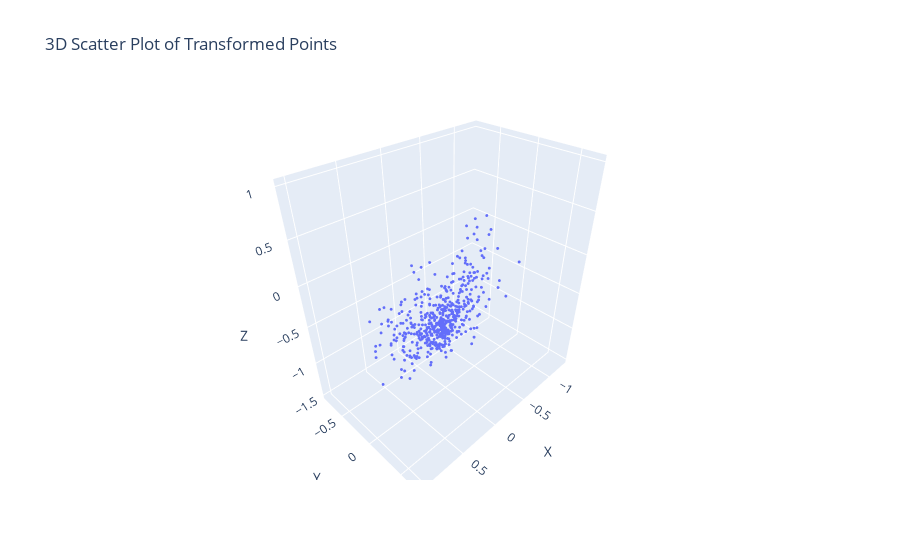

Source (notebook cell):
### Code cell
import numpy as np
import plotly.graph_objects as go

# Original 3D data points
num_points = 500
angles = np.random.normal(np.pi, np.pi/4, (num_points, 2))
radii = np.abs(np.random.normal(0.5, 0.15, num_points))

x = radii * np.sin(angles[:, 0]) * np.cos(angles[:, 1])
y = radii * np.sin(angles[:, 0]) * np.sin(angles[:, 1])
z = radii * np.cos(angles[:, 0])

# Define a 3x3 positive definite matrix A
A = np.array([[3, 1, 1], [1, 1, 1], [1, 1, 3]])

# Calculate the square root of A using Jordan decomposition
eigenvalues, eigenvectors = np.linalg.eig(A)
Lambda_sqrt = np.diag(np.sqrt(eigenvalues))
A_sqrt = eigenvectors @ Lambda_sqrt @ eigenvectors.T

# Apply the transformation
transformed_points = np.dot(A_sqrt, np.vstack([x, y, z]))

# Plot the transformed points
fig = go.Figure(data=[go.Scatter3d(
    x=transformed_points[0, :], 
    y=transformed_points[1, :], 
    z=transformed_points[2, :], 
    mode='markers',
    marker=dict(size=1)
)])
fig.update_layout(
    title='3D Scatter Plot of Transformed Points',
    scene=dict(xaxis_title='X', yaxis_title='Y', zaxis_title='Z'),
    paper_bgcolor='rgba(0,0,0,0)',
    plot_bgcolor='rgba(0,0,0,0)'
)
fig.write_html("ellipsoid.html")
# Save the plot as a PNG file
fig.show()

### Figure 1 — Plotly figure (JSON) as saved in the notebook; plotly's stock layout.template omitted (floating-point values rounded to 4 significant figures; data arrays with more than 128 entries replaced by an {"elided": "..."} marker saying what was removed)
{"data": [{"marker": {"size": 1}, "mode": "markers", "type": "scatter3d", "x": {"elided": "500 float values"}, "y": {"elided": "500 float values"}, "z": {"elided": "500 float values"}}], "layout": {"paper_bgcolor": "rgba(0,0,0,0)", "plot_bgcolor": "rgba(0,0,0,0)", "scene": {"xaxis": {"title": {"text": "X"}}, "yaxis": {"title": {"text": "Y"}}, "zaxis": {"title": {"text": "Z"}}}, "title": {"text": "3D Scatter Plot of Transformed Points"}}}
